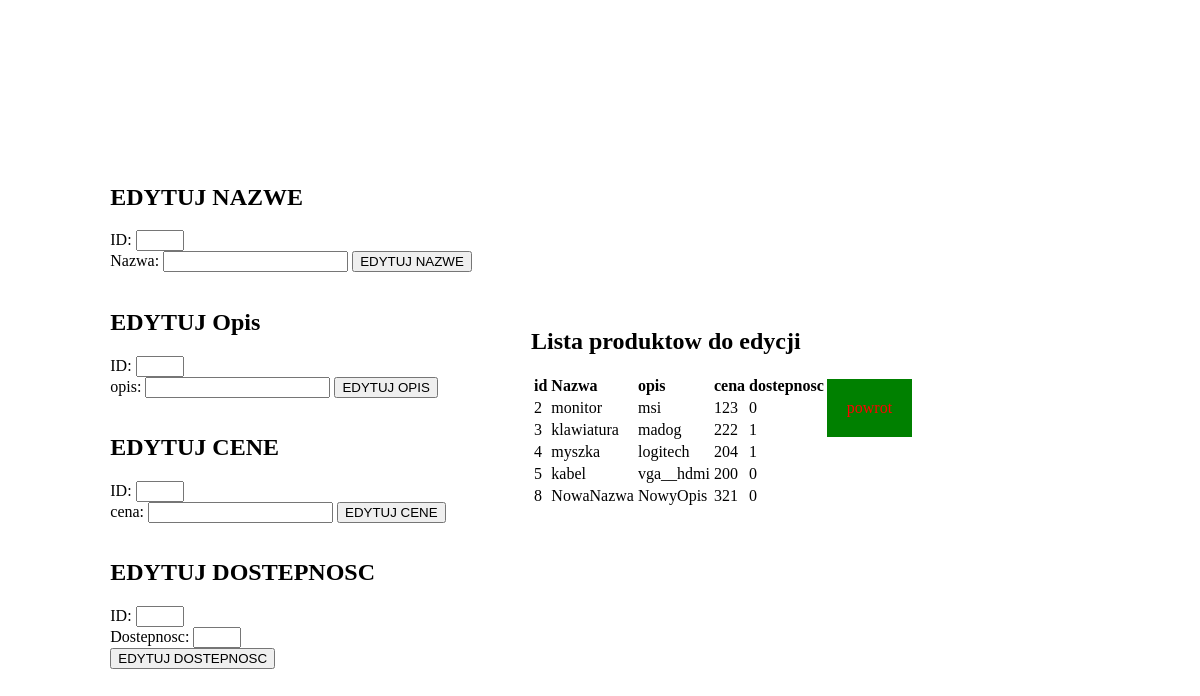
/edit_product.php, run on the app's committed database.
### tables this page shows
CREATE TABLE `products` (
  `id` int(11) NOT NULL,
  `nazwa` varchar(20) DEFAULT NULL,
  `opis` varchar(30) DEFAULT NULL,
  `cena` double DEFAULT NULL,
  `dostepnosc` int(1) DEFAULT NULL
);

### edit_product.php (the view, shortened to what this page needs)
<!DOCTYPE html>
<html lang="en">
<head>
    <?php
    $zmiennaD = mysqli_connect("localhost", "root", "", "erpdatabase");
    $zmienna2 = "SELECT max(id) FROM products";
    $max_id_array = mysqli_query($zmiennaD, $zmienna2);
    $max_id = 0;
    while ($row = mysqli_fetch_array($max_id_array)) {
        $max_id = $row['max(id)'];
    }
    $zmienna3 = "SELECT min(id) FROM products";
    $min_id_array = mysqli_query($zmiennaD, $zmienna3);
    $min_id = 0;
    while ($row2 = mysqli_fetch_array($min_id_array)) {
        $min_id = $row2['min(id)'];
    }
    ?>
</head>
<body>
    <main>
        <section>
            <form action="edit_product.php" method="post">
                <h1>EDYTUJ NAZWE</h1>
                <label for="id">ID:</label>
                <input type="number" name="id"  min="<?php echo ($min_id); ?>" max="<?php echo ($max_id); ?>"></br>
                <label for="nazwa">Nazwa:</label>
                <input type="text" name="nazwa">
                <input type="submit" value="EDYTUJ NAZWE">
            </form>
        </section>
        <section>
            <form action="edit_product.php" method="post">
                <h1>EDYTUJ Opis</h1>
                <label for="id">ID:</label>
                <input type="number" name="id" min="<?php echo ($min_id); ?>" max="<?php echo ($max_id); ?>"></br>
                <label for="opis">opis:</label>
                <input type="text" name="opis">
                <input type="submit" value="EDYTUJ OPIS">
            </form>
        </section>
        <section>
            <form action="edit_product.php" method="post">
                <h1>EDYTUJ CENE</h1>
                <label for="id">ID:</label>
                <input type="number" name="id" min="<?php echo ($min_id); ?>" max="<?php echo ($max_id); ?>"></br>
                <label for="cena">cena:</label>
                <input type="number" name="cena">
                <input type="submit" value="EDYTUJ CENE">
            </form>
        </section>
        <section>
            <form action="edit_product.php" method="post">
                <h1>EDYTUJ DOSTEPNOSC</h1>
                <label for="id">ID:</label>
                <input type="number" name="id" min="<?php echo ($min_id); ?>" max="<?php echo ($max_id); ?>"></br>
                <label for="dostepnosc">Dostepnosc:</label>
                <input type="number" min="0" max="1" name="dostepnosc"><br>
                <input type="submit" value="EDYTUJ DOSTEPNOSC">
            </form>
        </section>
    </main>
    <nav>
        <h1>Lista produktow do edycji</h1>
        <?php
        $zmiennaA = mysqli_connect("localhost", "root", "", "erpdatabase");
        $sprawdzanie = "SELECT id, nazwa, opis, cena, dostepnosc FROM products  ";
        $wysylanie = mysqli_query($zmiennaA, $sprawdzanie);
        echo "<table>";
        echo "<tr>";
        echo "<td>";
        echo "<b>" . "id";
        echo "</td>";
        echo "<td>";
        echo "<b>" . "Nazwa";
        echo "</td>";
        echo "<td>";
        echo "<b>" . "opis";
        echo "</td>";
        echo "<td>";
        echo "<b>" . "cena";
        echo "</td>";
        echo "<td>";
        echo "<b>" . "dostepnosc";
        echo "</td>";
        echo "</tr>";
        while ($pobieranie = mysqli_fetch_array($wysylanie)) {
            echo "<tr>";
            echo "<td>" . $pobieranie["id"] . " " . "</td>";
            echo "<td>" . $pobieranie["nazwa"] . " " . "</td>";
            echo "<td>" . $pobieranie["opis"] . " " . "</td>";
            echo "<td>" . $pobieranie["cena"] . " " . "</td>";
            echo "<td>" . $pobieranie["dostepnosc"] . " " . "</td>";
            echo "</tr>";
        }
        echo "</table>";
        ?>
    </nav>
    <a href="index.html" class="powrot">powrot</a>
</body>
</html>

### edit_product.php (style rules this page uses)
.powrot { float: right; margin-right: 20%; background: green; color: red; padding: 20px; text-decoration: none; }
body { display: flex; justify-content: center; align-items: center; min-height: 100vh; }
main { padding: auto; margin: 5%; }
section { margin-top: 10%; }

### data on the page
products: id "2", nazwa "monitor", opis "msi", cena "123", dostepnosc "0"
products: id "3", nazwa "klawiatura", opis "madog", cena "222", dostepnosc "1"
products: id "4", nazwa "myszka", opis "logitech", cena "204", dostepnosc "1"
products: id "5", nazwa "kabel", opis "vga__hdmi", cena "200", dostepnosc "0"
products: id "8", nazwa "NowaNazwa", opis "NowyOpis", cena "321", dostepnosc "0"
